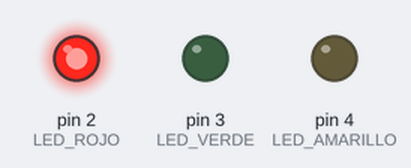
The sketch below on a simulated Arduino Uno, built with avr-gcc and run on an emulated ATmega328P. Shown: output pins drawn as LEDs (lit = HIGH).

Above: at 0.5 s.
At 1.5 s:
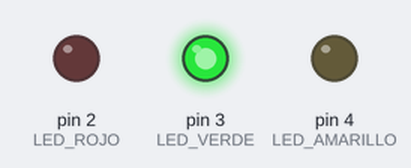
At 5.5 s:
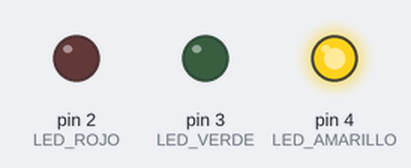
Timing chart, 0 to 6.9 s (numbered marks = the images above):
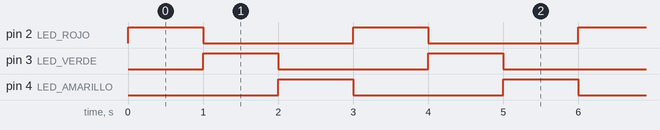

Measured:
- by itself, pin 2 (LED_ROJO), pin 3 (LED_VERDE), pin 4 (LED_AMARILLO): alternates HIGH for 1.0 s and LOW for 2.0 s
- by itself, everything shown: repeats every 3.0 s, in 4 steps

The sketch:

semaforo_01.ino
```cpp
// CURSO DE SENSORES LOW-TECH UCH
// Ejercicio de Semáforo
// 1. Definir los pines donde está conectado cada LED
#define LED_ROJO 2
#define LED_VERDE 3
#define LED_AMARILLO 4

// 2. EL "void setup" ejecuta UNA SOLA VEZ cuando encendemos o reiniciamos Arduino
void setup() {

  // Configuramos cada pin como SALIDA
  pinMode(LED_ROJO, OUTPUT);
  pinMode(LED_VERDE, OUTPUT);
  pinMode(LED_AMARILLO, OUTPUT);
}
// 3. El "void loop" se repite continuamente mientras Arduino esté encendido
void loop() {
  // HIGH = encender
  digitalWrite(LED_ROJO, HIGH);
  // Esperar 1000 milisegundos = 1 segundo
  delay(1000);
  // LOW = apagar
  digitalWrite(LED_ROJO, LOW);
  // Lo mismo con cada led
  digitalWrite(LED_VERDE, HIGH);
  delay(1000);
  digitalWrite(LED_VERDE, LOW);
  digitalWrite(LED_AMARILLO, HIGH);
  delay(1000);
  digitalWrite(LED_AMARILLO, LOW);
  // Al terminar, Arduino vuelve automáticamente al comienzo de void loop()
}
```
